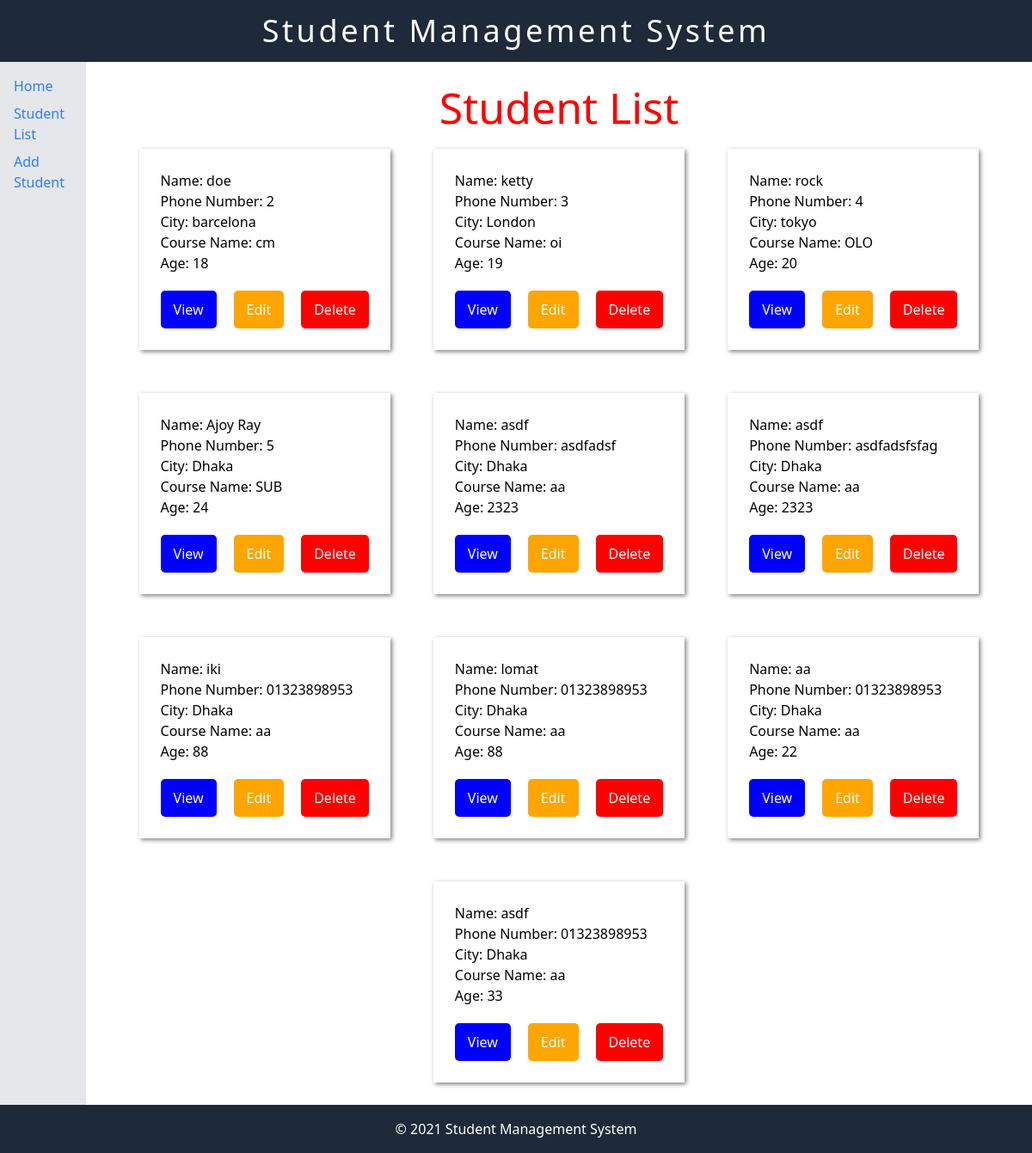
Before: /student_list with the older database file.
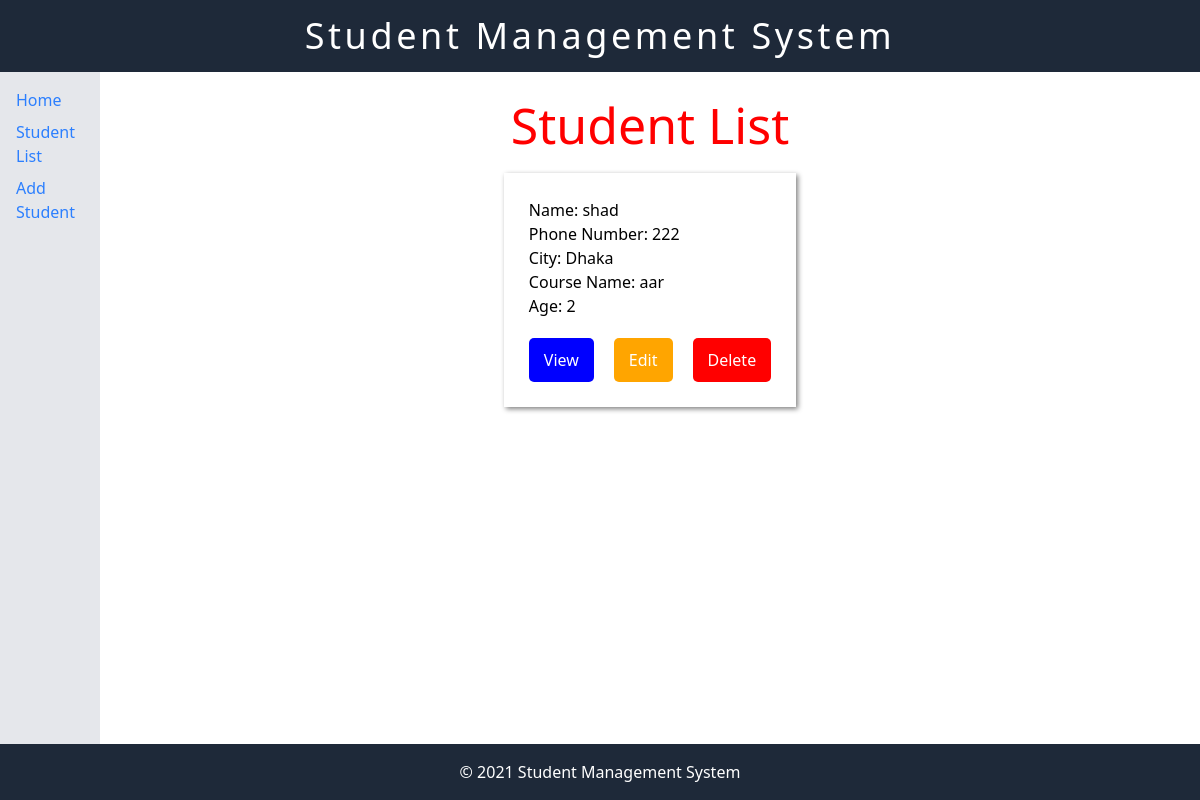
After: the same page with the newer database file.
### students/models.py (models this page shows, shortened)
class Student(models.Model):
    student_name = models.CharField(max_length=100)
    student_phone_number = models.CharField(max_length=12)
    student_email = models.EmailField()
    student_city = models.CharField(max_length=100)
    student_course = models.CharField(max_length=100)
    student_age = models.IntegerField()

### students/views.py (the view)
# urls.py: path('student_list', student_list, name='student_list'),
def student_list(request):
    students = Student.objects.all()
    return render(request, "student_list.html" ,{'students': students})

### students/templates/student_list.html (shortened to what this page needs)
{% extends "base.html" %}
{% load static %}
{% block head %}
<link rel="stylesheet" href="{% static 'student_list.css' %}" />
{% endblock %}
{% block content %}
<h1>Student List</h1>
<ul class="student-list">
  {% for student in students %}
  <li class="student">
    Name: {{ student.student_name }} <br />
    Phone Number: {{ student.student_phone_number }} <br />
    City: {{ student.student_city }} <br />
    Course Name: {{ student.student_course }} <br />
    Age: {{ student.student_age }} <br />
    <div class="student-buttons">
      <a href="{% url 'view_student' student.id %}" style="background-color: blue;">View</a>
      <a href="{% url 'edit_student' student.id %}" style="background-color: orange;">Edit</a>
      <a href="{% url 'delete_student' student.id %}" style="background-color: red;">Delete</a>
    </div>
  </li>
  {% endfor %}
</ul>
{% endblock %}

Changed rows visible on the page:
removed Student: student_name "doe", student_phone_number "2", student_city "barcelona", student_course "cm", student_age "18"
removed Student: student_name "ketty", student_phone_number "3", student_city "London", student_course "oi", student_age "19"
removed Student: student_name "rock", student_phone_number "4", student_city "tokyo", student_course "OLO", student_age "20"
removed Student: student_name "Ajoy Ray", student_phone_number "5", student_city "Dhaka", student_course "SUB", student_age "24"
removed Student: student_name "asdf", student_phone_number "asdfadsf", student_city "Dhaka", student_course "aa", student_age "2323"
removed Student: student_name "asdf", student_phone_number "asdfadsfsfag", student_city "Dhaka", student_course "aa", student_age "2323"
removed Student: student_name "iki", student_phone_number "01323898953", student_city "Dhaka", student_course "aa", student_age "88"
removed Student: student_name "lomat", student_phone_number "01323898953", student_city "Dhaka", student_course "aa", student_age "88"
removed Student: student_name "aa", student_phone_number "01323898953", student_city "Dhaka", student_course "aa", student_age "22"
removed Student: student_name "asdf", student_phone_number "01323898953", student_city "Dhaka", student_course "aa", student_age "33"
added Student: student_name "shad", student_phone_number "222", student_city "Dhaka", student_course "aar", student_age "2"
